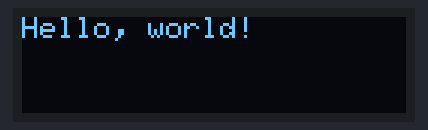
Recording of a sketch running on a simulated ESP32. Shown: 128×32 one-colour display. The display library's start-up logo is not drawn; no radio packets arrive unless stated; what the sketch prints to the serial monitor is not drawn.

Above: at 2.1 s.

The sketch:

TestRF.ino
```cpp
#include <SPI.h>
#include <RF24.h>
#include <Wire.h>
#include <Adafruit_GFX.h>
#include <Adafruit_SSD1306.h>
#include <nRF24L01.h>

#define ChipEnable 2

#define PIN_V_MO 23
#define PIN_V_MI 19
#define PIN_V_CLK 18
#define PIN_V_CSN 5
#define PIN_V_CE 2

#define PIN_H_MO 13
#define PIN_H_MI 12
#define PIN_H_CLK 14
#define PIN_H_CSN 15
#define PIN_H_CE 4

#define GPIO_13 13  // MOSI
#define GPIO_14 14  // CLK
#define GPIO_15 15  // CSO


#define SCREEN_WIDTH 128 // OLED display width, in pixels
#define SCREEN_HEIGHT 32 // OLED display height, in pixels
#define OLED_RESET -1 // Reset pin # (or -1 if sharing Arduino reset pin)
Adafruit_SSD1306 display(SCREEN_WIDTH, SCREEN_HEIGHT, &Wire, OLED_RESET);

// true = TX role, false = RX role
bool role = true;

RF24 radio(PIN_V_CE, PIN_V_CSN);
const byte address[6] = "00001"; // Address

float payload = 0.0;

void setup() {
  Serial.begin(115200);
  initDisplay();

  pinMode(ChipEnable, OUTPUT);

  // initialize the transceiver on the SPI bus
  if (!radio.begin()) {
    Serial.println(F("radio hardware is not responding!!"));
    while (1) {}  // hold in infinite loop
  }

  if (role) {
    // put radio in TX mode
    radio.openWritingPipe(address);
    radio.stopListening();
  } else {
    // put radio in RX mode
    radio.openReadingPipe(0, address);
    radio.startListening();
  }
  radio.setAutoAck(false);
//  radio.setPALevel(RF24_PA_LOW);

  uint8_t dataRate = 51;
  if (dataRate == 50) {
    Serial.println(F("Using 2 Mbps."));
    radio.setDataRate(RF24_2MBPS);
  } else if (dataRate == 51) {
    Serial.println(F("Using 250 kbps."));
    radio.setDataRate(RF24_250KBPS);
  } else {
    Serial.println(F("Using 1 Mbps."));
    radio.setDataRate(RF24_1MBPS);
  }

}

void loop() {
  if (role) {
    // This device is a TX node
    unsigned long start_timer = micros();                // start the timer
    bool report = radio.write(&payload, sizeof(float));  // transmit & save the report
    unsigned long end_timer = micros();                  // end the timer

    if (report) {
      Serial.print(F("Transmission successful! "));  // payload was delivered
      Serial.print(F("Time to transmit = "));
      Serial.print(end_timer - start_timer);  // print the timer result
      Serial.print(F(" us. Sent: "));
      Serial.println(payload);  // print payload sent
      payload += 0.01;          // increment float payload
    } else {
      Serial.println(F("Transmission failed or timed out"));  // payload was not delivered
    }

  }
  else{
    // This device is a RX node
    if (radio.available()) {
      radio.read(&payload, sizeof(payload)); // Read the whole data and store it into the 'data' structure
      Serial.println(payload);
      display.clearDisplay();
      display.setCursor(0,0);
      display.println(payload);
      display.display();
    }

  }

  delay(1000);

}

void initDisplay(){
  Serial.begin(115200); while (!Serial) {}

  // SSD1306_SWITCHCAPVCC = generate display voltage from 3.3V internally
  if(!display.begin(SSD1306_SWITCHCAPVCC, 0x3C)) { // Address 0x3C for 128x32
    Serial.println(F("SSD1306 allocation failed"));
    for(;;); // Don't proceed, loop forever
  }
  display.setRotation(2);
  display.display();
  delay(2000); // Pause for 2 seconds
  display.setTextColor(SSD1306_WHITE); // Draw white text
  display.setTextSize(1);             // Normal 1:1 pixel scale
  display.clearDisplay();
  display.setCursor(0,0);             // Start at top-left corner
  display.println(F("Hello, world!"));
  display.display();

  delay(2000);
  Serial.println ("Started");
  Serial.println ("*************************************");
}
```
